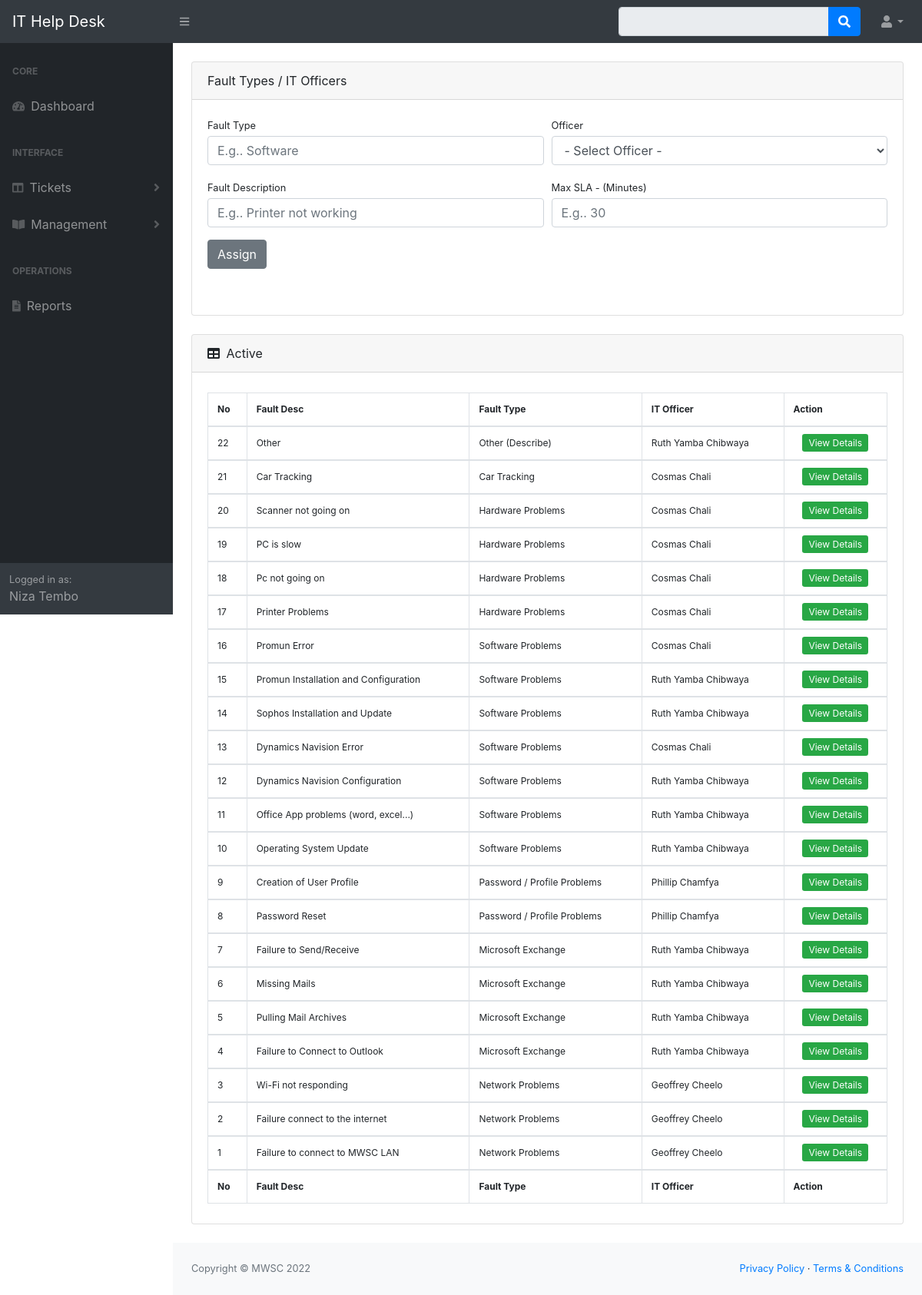
Screenshot of /admin/dist/add_fault_type.php (signed in) with the database file from the repository.
### tables this page shows
CREATE TABLE `ticket_type` (
  `ticket_type_id` int(11) NOT NULL,
  `staff_id` int(11) NOT NULL,
  `ticket_type` varchar(100) DEFAULT NULL,
  `problem_desc` varchar(100) DEFAULT NULL,
  `ticket_sla` varchar(254) NOT NULL
);

CREATE TABLE `it_staff` (
  `staff_id` int(11) NOT NULL,
  `man_no` varchar(30) NOT NULL,
  `full_name` text NOT NULL,
  `email_address` varchar(100) NOT NULL,
  `department` text DEFAULT NULL,
  `job_title` text DEFAULT NULL,
  `role` text NOT NULL,
  `usr_password` varchar(254) NOT NULL
);

### admin/dist/includes/admin_model.php (called while the page is built, shortened)
<?php
class admin_model
{
    public function getTicketCategory()
    {
        $db = new DBconnection();
        $dbConn = $db->getConnection();
        $sql = "SELECT it_staff.staff_id, it_staff.full_name, ticket_type.ticket_type_id, ticket_type.ticket_type,ticket_type.problem_desc
        FROM it_staff
        INNER JOIN ticket_type ON it_staff.staff_id = ticket_type.staff_id ORDER BY ticket_type.ticket_type_id DESC";
        return $dbConn->query($sql);
    }
}

### admin/dist/add_fault_type.php (the view, shortened to what this page needs)
<?php
include "includes/header.php";
include "includes/navbar.php";
include "includes/admin_model.php";
$admin = new admin_model();
?>
<div id="layoutSidenav_content">
             <main>
                    <div class="container-fluid">
                        <br>
                        <div class="card mb-4">
                        <div class="card-header">
                               Fault Types / IT Officers
                    </div>
                <div class="card-body">
                <form method='POST' class='form-horizontal'>
                         <div class="form-row">
                            <div class="col-md-6">
                                <div class="form-group">
                                    <label class="small mb-1" for="fault_type">Fault Type</label>
                                    <input class="form-control" name="faulty_type" id="faulty_type" type="text" placeholder="E.g.. Software" required>
                                 </div>
                            </div>
                            <div class="col-md-6">
                               <div class="form-group">
                                <label class="small mb-1" for="officer">Officer</label>
                                    <select class='form-control' name='officer' id='officer'  required>
                                        <option value="">- Select Officer -</option>
                                    </select>
                                </div>
                            </div>
                            </div>
                            <div class="form-row">
                            <div class="col-md-6">
                                <div class="form-group">
                                    <label class="small mb-1" for="fault_type">Fault Description</label>
                                    <input class="form-control" name="problem_desc" id="problem_desc" type="text" placeholder="E.g.. Printer not working" required>
                                 </div>
                            </div>
                            <div class="col-md-6">
                                <div class="form-group">
                                    <label class="small mb-1" for="sla">Max SLA - (Minutes)</label>
                                    <input class="form-control" name="sla" id="sla" type="text" placeholder="E.g.. 30" required>
                                 </div>
                            </div>
                            </div>
                            <div class="form-group">
                                <input class="btn btn-secondary" id="submit" type="submit" name="assign" value="Assign" >
                            </div>
                         </form>
                    </div>
                    <br>
                </div>
                    <div class="card mb-4">
                         <div class="card-header">
                                <i class="fas fa-table mr-1"></i>
                                Active
                            </div>
                            <div class="card-body">
                                <div class="table-responsive">
                                <?php
                                $getType = $admin->getTicketCategory();
                                ?>
                                    <table class="table table-bordered" id="dataTable" width="100%" cellspacing="0">
                                        <thead>
                                        <?php $style = 'style="font-size: 12px";';?>
                                            <tr <?php echo $style;?>>
                                                <th>No</th>
                                                <th>Fault Desc</th>
                                                <th>Fault Type</th>
                                                <th>IT Officer</th>
                                                <th>Action</th>
                                            </tr>
                                        </thead>
                                        <tfoot>
                                        <tr <?php echo $style;?>>
                                                <th>No</th>
                                                <th>Fault Desc</th>
                                                <th>Fault Type</th>
                                                <th>IT Officer</th>
                                                <th>Action</th>
                                            </tr>
                                        </tfoot>
                                        <tbody>
                                        <?php while ($row = $getType->fetch(PDO::FETCH_ASSOC)) {?>
                                            <tr <?php echo $style;?>>
                                                <td><?=$row['ticket_type_id']?></td>
                                                <td><?=$row['problem_desc']?></td>
                                                <td><?=$row['ticket_type']?></td>
                                                <td><?=$row['full_name']?></td>
                                                <td align="center">
                                                    <a title="Update" href="edit_fault_type.php?id=<?=$row['ticket_type_id']?>"  class=" btn-sm btn-success" <?php echo $style;?>>View Details</a>
                                                </td>
                                            </tr>
                                            <?php } ?>
                                        </tbody>
                                    </table>
                                </div>
                            </div>
                    </div>
                </div>
            </main>
<?php
    include 'includes/footer.php';
?>

### rows the page displays
ticket_type: ticket_type_id "22", problem_desc "Other", ticket_type "Other (Describe)", staff.full_name "Ruth Yamba Chibwaya"
ticket_type: ticket_type_id "21", problem_desc "Car Tracking", ticket_type "Car Tracking", staff.full_name "Cosmas Chali"
ticket_type: ticket_type_id "20", problem_desc "Scanner not going on", ticket_type "Hardware Problems", staff.full_name "Cosmas Chali"
ticket_type: ticket_type_id "19", problem_desc "PC is slow", ticket_type "Hardware Problems", staff.full_name "Cosmas Chali"
ticket_type: ticket_type_id "18", problem_desc "Pc not going on", ticket_type "Hardware Problems", staff.full_name "Cosmas Chali"
ticket_type: ticket_type_id "17", problem_desc "Printer Problems", ticket_type "Hardware Problems", staff.full_name "Cosmas Chali"
ticket_type: ticket_type_id "16", problem_desc "Promun Error", ticket_type "Software Problems", staff.full_name "Cosmas Chali"
ticket_type: ticket_type_id "15", problem_desc "Promun Installation and Configuration", ticket_type "Software Problems", staff.full_name "Ruth Yamba Chibwaya"
ticket_type: ticket_type_id "14", problem_desc "Sophos Installation and Update", ticket_type "Software Problems", staff.full_name "Ruth Yamba Chibwaya"
ticket_type: ticket_type_id "13", problem_desc "Dynamics Navision Error", ticket_type "Software Problems", staff.full_name "Cosmas Chali"
ticket_type: ticket_type_id "12", problem_desc "Dynamics Navision Configuration", ticket_type "Software Problems", staff.full_name "Ruth Yamba Chibwaya"
ticket_type: ticket_type_id "11", problem_desc "Office App problems (word, excel...)", ticket_type "Software Problems", staff.full_name "Ruth Yamba Chibwaya"
ticket_type: ticket_type_id "10", problem_desc "Operating System Update", ticket_type "Software Problems", staff.full_name "Ruth Yamba Chibwaya"
ticket_type: ticket_type_id "9", problem_desc "Creation of User Profile", ticket_type "Password / Profile Problems", staff.full_name "Phillip Chamfya"
ticket_type: ticket_type_id "8", problem_desc "Password Reset", ticket_type "Password / Profile Problems", staff.full_name "Phillip Chamfya"
ticket_type: ticket_type_id "7", problem_desc "Failure to Send/Receive", ticket_type "Microsoft Exchange", staff.full_name "Ruth Yamba Chibwaya"
ticket_type: ticket_type_id "6", problem_desc "Missing Mails", ticket_type "Microsoft Exchange", staff.full_name "Ruth Yamba Chibwaya"
ticket_type: ticket_type_id "5", problem_desc "Pulling Mail Archives", ticket_type "Microsoft Exchange", staff.full_name "Ruth Yamba Chibwaya"
ticket_type: ticket_type_id "4", problem_desc "Failure to Connect to Outlook", ticket_type "Microsoft Exchange", staff.full_name "Ruth Yamba Chibwaya"
ticket_type: ticket_type_id "3", problem_desc "Wi-Fi not responding", ticket_type "Network Problems", staff.full_name "Geoffrey Cheelo"
ticket_type: ticket_type_id "2", problem_desc "Failure connect to the internet", ticket_type "Network Problems", staff.full_name "Geoffrey Cheelo"
ticket_type: ticket_type_id "1", problem_desc "Failure to connect to MWSC LAN", ticket_type "Network Problems", staff.full_name "Geoffrey Cheelo"

### other values shown
$_SESSION['name'] "Niza Tembo"
